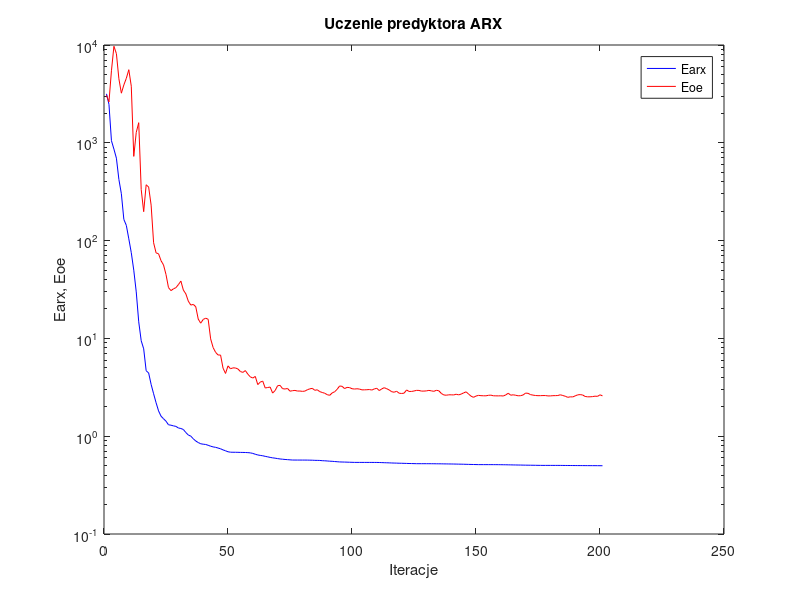
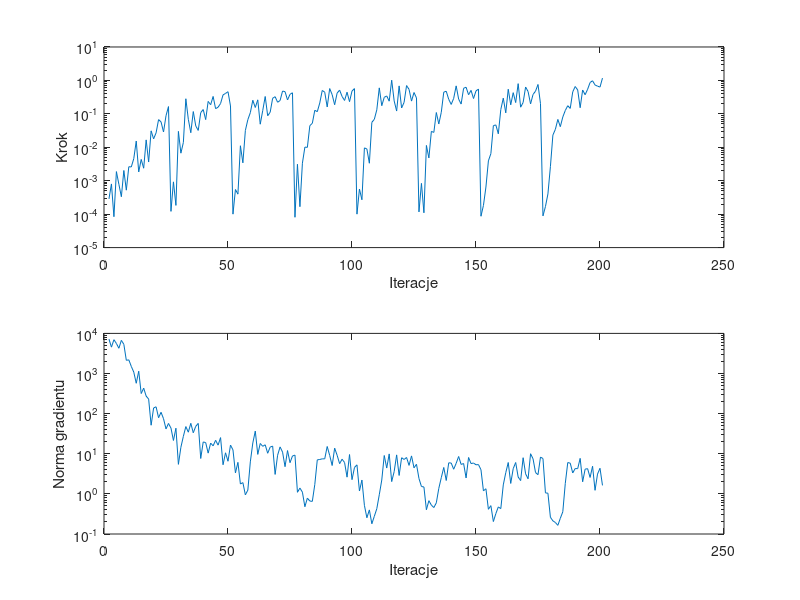

These charts were generated, in order, by the following MATLAB code:
%uczenie predyktora arx
clear all;
n=0; farx(n+1)=3.167506e+003; foe(n+1)=3.061280e+003; wspucz(n+1)=0.000000e+000; ng(n+1)=0.000000e+000;
%odnowa zmiennej metryki
n=1; farx(n+1)=2.474113e+003; foe(n+1)=2.619653e+003; krok(n+1)=2.861859e-004; ng(n+1)=7.184915e+003;
n=2; farx(n+1)=1.050312e+003; foe(n+1)=5.455758e+003; krok(n+1)=8.017326e-004; ng(n+1)=4.543580e+003;
n=3; farx(n+1)=8.615740e+002; foe(n+1)=9.703050e+003; krok(n+1)=8.388029e-005; ng(n+1)=6.965828e+003;
n=4; farx(n+1)=6.962319e+002; foe(n+1)=8.160285e+003; krok(n+1)=1.876490e-003; ng(n+1)=5.609752e+003;
n=5; farx(n+1)=4.221628e+002; foe(n+1)=4.516352e+003; krok(n+1)=7.818597e-004; ng(n+1)=4.257327e+003;
n=6; farx(n+1)=3.013575e+002; foe(n+1)=3.216247e+003; krok(n+1)=3.325065e-004; ng(n+1)=6.704214e+003;
n=7; farx(n+1)=1.646925e+002; foe(n+1)=3.904896e+003; krok(n+1)=2.023981e-003; ng(n+1)=5.350183e+003;
n=8; farx(n+1)=1.431588e+002; foe(n+1)=4.565080e+003; krok(n+1)=5.218301e-004; ng(n+1)=2.132160e+003;
n=9; farx(n+1)=1.043146e+002; foe(n+1)=5.590795e+003; krok(n+1)=2.621411e-003; ng(n+1)=2.193282e+003;
n=10; farx(n+1)=7.524694e+001; foe(n+1)=3.790171e+003; krok(n+1)=2.583925e-003; ng(n+1)=1.506424e+003;
n=11; farx(n+1)=4.987248e+001; foe(n+1)=7.264203e+002; krok(n+1)=4.563662e-003; ng(n+1)=1.084679e+003;
n=12; farx(n+1)=2.990022e+001; foe(n+1)=1.276989e+003; krok(n+1)=1.540176e-002; ng(n+1)=5.713169e+002;
n=13; farx(n+1)=1.477957e+001; foe(n+1)=1.605917e+003; krok(n+1)=1.830478e-003; ng(n+1)=1.141131e+003;
n=14; farx(n+1)=9.469598e+000; foe(n+1)=3.335936e+002; krok(n+1)=4.341280e-003; ng(n+1)=3.168416e+002;
n=15; farx(n+1)=7.822965e+000; foe(n+1)=1.976547e+002; krok(n+1)=2.366515e-003; ng(n+1)=4.318324e+002;
n=16; farx(n+1)=4.671518e+000; foe(n+1)=3.724301e+002; krok(n+1)=1.664870e-002; ng(n+1)=2.731953e+002;
n=17; farx(n+1)=4.432686e+000; foe(n+1)=3.527920e+002; krok(n+1)=3.625910e-003; ng(n+1)=2.307367e+002;
n=18; farx(n+1)=3.385744e+000; foe(n+1)=2.306359e+002; krok(n+1)=3.104538e-002; ng(n+1)=5.145488e+001;
n=19; farx(n+1)=2.715891e+000; foe(n+1)=9.503656e+001; krok(n+1)=1.789761e-002; ng(n+1)=1.382963e+002;
n=20; farx(n+1)=2.198416e+000; foe(n+1)=7.490879e+001; krok(n+1)=2.700825e-002; ng(n+1)=1.482244e+002;
n=21; farx(n+1)=1.814286e+000; foe(n+1)=7.332006e+001; krok(n+1)=6.722782e-002; ng(n+1)=7.904933e+001;
n=22; farx(n+1)=1.600474e+000; foe(n+1)=6.229538e+001; krok(n+1)=5.753341e-002; ng(n+1)=1.081319e+002;
n=23; farx(n+1)=1.508255e+000; foe(n+1)=5.637921e+001; krok(n+1)=2.868906e-002; ng(n+1)=7.478041e+001;
n=24; farx(n+1)=1.423165e+000; foe(n+1)=4.500253e+001; krok(n+1)=8.776600e-002; ng(n+1)=4.163508e+001;
n=25; farx(n+1)=1.308499e+000; foe(n+1)=3.308677e+001; krok(n+1)=1.652088e-001; ng(n+1)=5.694254e+001;
%odnowa zmiennej metryki
n=26; farx(n+1)=1.295830e+000; foe(n+1)=3.081230e+001; krok(n+1)=1.212530e-004; ng(n+1)=4.366983e+001;
n=27; farx(n+1)=1.275820e+000; foe(n+1)=3.210756e+001; krok(n+1)=9.249103e-004; ng(n+1)=2.143899e+001;
n=28; farx(n+1)=1.259639e+000; foe(n+1)=3.303885e+001; krok(n+1)=1.828869e-004; ng(n+1)=4.336352e+001;
n=29; farx(n+1)=1.213564e+000; foe(n+1)=3.547886e+001; krok(n+1)=2.991958e-002; ng(n+1)=5.445082e+000;
n=30; farx(n+1)=1.198973e+000; foe(n+1)=3.855853e+001; krok(n+1)=6.669234e-003; ng(n+1)=1.449993e+001;
n=31; farx(n+1)=1.171468e+000; foe(n+1)=3.119060e+001; krok(n+1)=1.394089e-002; ng(n+1)=2.717831e+001;
n=32; farx(n+1)=1.089845e+000; foe(n+1)=2.854367e+001; krok(n+1)=2.828655e-001; ng(n+1)=4.761213e+001;
n=33; farx(n+1)=1.028290e+000; foe(n+1)=2.402062e+001; krok(n+1)=6.863735e-002; ng(n+1)=3.447111e+001;
n=34; farx(n+1)=1.001371e+000; foe(n+1)=2.191753e+001; krok(n+1)=2.727640e-002; ng(n+1)=5.737773e+001;
n=35; farx(n+1)=9.418158e-001; foe(n+1)=2.227374e+001; krok(n+1)=1.171506e-001; ng(n+1)=3.334764e+001;
n=36; farx(n+1)=8.927030e-001; foe(n+1)=2.106496e+001; krok(n+1)=4.346837e-002; ng(n+1)=4.837362e+001;
n=37; farx(n+1)=8.617971e-001; foe(n+1)=1.574830e+001; krok(n+1)=3.197384e-002; ng(n+1)=5.708139e+001;
n=38; farx(n+1)=8.369957e-001; foe(n+1)=1.431355e+001; krok(n+1)=1.088405e-001; ng(n+1)=7.624635e+000;
n=39; farx(n+1)=8.283605e-001; foe(n+1)=1.562497e+001; krok(n+1)=1.346726e-001; ng(n+1)=1.970582e+001;
n=40; farx(n+1)=8.232115e-001; foe(n+1)=1.609704e+001; krok(n+1)=6.733630e-002; ng(n+1)=1.899440e+001;
n=41; farx(n+1)=8.073978e-001; foe(n+1)=1.569831e+001; krok(n+1)=2.357265e-001; ng(n+1)=1.036835e+001;
n=42; farx(n+1)=7.902153e-001; foe(n+1)=9.891472e+000; krok(n+1)=1.874735e-001; ng(n+1)=1.842626e+001;
n=43; farx(n+1)=7.773963e-001; foe(n+1)=8.063758e+000; krok(n+1)=3.319551e-001; ng(n+1)=1.575833e+001;
n=44; farx(n+1)=7.695638e-001; foe(n+1)=7.204988e+000; krok(n+1)=1.428686e-001; ng(n+1)=2.168461e+001;
n=45; farx(n+1)=7.568183e-001; foe(n+1)=6.764266e+000; krok(n+1)=1.580303e-001; ng(n+1)=1.639038e+001;
n=46; farx(n+1)=7.435117e-001; foe(n+1)=6.759314e+000; krok(n+1)=2.038866e-001; ng(n+1)=2.526832e+001;
n=47; farx(n+1)=7.244881e-001; foe(n+1)=4.959921e+000; krok(n+1)=3.693268e-001; ng(n+1)=5.322559e+000;
n=48; farx(n+1)=7.093697e-001; foe(n+1)=4.381900e+000; krok(n+1)=4.079802e-001; ng(n+1)=1.057317e+001;
n=49; farx(n+1)=6.933461e-001; foe(n+1)=5.239676e+000; krok(n+1)=4.602673e-001; ng(n+1)=6.509317e+000;
n=50; farx(n+1)=6.862397e-001; foe(n+1)=4.889654e+000; krok(n+1)=1.722157e-001; ng(n+1)=1.646473e+001;
%odnowa zmiennej metryki
n=51; farx(n+1)=6.853280e-001; foe(n+1)=4.999606e+000; krok(n+1)=1.001340e-004; ng(n+1)=1.252138e+001;
n=52; farx(n+1)=6.850565e-001; foe(n+1)=4.984332e+000; krok(n+1)=5.465324e-004; ng(n+1)=3.336588e+000;
n=53; farx(n+1)=6.842500e-001; foe(n+1)=4.868496e+000; krok(n+1)=3.970634e-004; ng(n+1)=6.106013e+000;
n=54; farx(n+1)=6.828703e-001; foe(n+1)=4.584272e+000; krok(n+1)=1.111520e-002; ng(n+1)=1.762205e+000;
n=55; farx(n+1)=6.823650e-001; foe(n+1)=4.492496e+000; krok(n+1)=3.427028e-003; ng(n+1)=1.910114e+000;
n=56; farx(n+1)=6.813890e-001; foe(n+1)=4.688615e+000; krok(n+1)=3.181829e-002; ng(n+1)=9.455191e-001;
n=57; farx(n+1)=6.792977e-001; foe(n+1)=4.308450e+000; krok(n+1)=6.706589e-002; ng(n+1)=1.242123e+000;
n=58; farx(n+1)=6.755981e-001; foe(n+1)=4.044250e+000; krok(n+1)=1.083782e-001; ng(n+1)=6.281004e+000;
n=59; farx(n+1)=6.669581e-001; foe(n+1)=3.929847e+000; krok(n+1)=2.554195e-001; ng(n+1)=1.851613e+001;
n=60; farx(n+1)=6.538614e-001; foe(n+1)=4.085839e+000; krok(n+1)=1.550419e-001; ng(n+1)=3.673058e+001;
n=61; farx(n+1)=6.430589e-001; foe(n+1)=3.370945e+000; krok(n+1)=2.624788e-001; ng(n+1)=9.643448e+000;
n=62; farx(n+1)=6.364548e-001; foe(n+1)=3.573509e+000; krok(n+1)=4.904612e-002; ng(n+1)=1.805896e+001;
n=63; farx(n+1)=6.310600e-001; foe(n+1)=3.659837e+000; krok(n+1)=1.251442e-001; ng(n+1)=1.532803e+001;
n=64; farx(n+1)=6.223112e-001; foe(n+1)=3.110453e+000; krok(n+1)=3.307424e-001; ng(n+1)=1.672150e+001;
n=65; farx(n+1)=6.151286e-001; foe(n+1)=3.148079e+000; krok(n+1)=8.764941e-002; ng(n+1)=1.029066e+001;
n=66; farx(n+1)=6.072304e-001; foe(n+1)=3.178337e+000; krok(n+1)=1.115271e-001; ng(n+1)=1.464354e+001;
n=67; farx(n+1)=6.008417e-001; foe(n+1)=2.759950e+000; krok(n+1)=2.926858e-001; ng(n+1)=1.553657e+001;
n=68; farx(n+1)=5.962516e-001; foe(n+1)=2.930081e+000; krok(n+1)=3.262230e-001; ng(n+1)=3.055580e+000;
n=69; farx(n+1)=5.901910e-001; foe(n+1)=3.281814e+000; krok(n+1)=2.224394e-001; ng(n+1)=9.184493e+000;
n=70; farx(n+1)=5.851908e-001; foe(n+1)=3.310156e+000; krok(n+1)=2.502888e-001; ng(n+1)=1.482368e+001;
n=71; farx(n+1)=5.816974e-001; foe(n+1)=3.063082e+000; krok(n+1)=4.810883e-001; ng(n+1)=1.098415e+001;
n=72; farx(n+1)=5.782421e-001; foe(n+1)=3.036777e+000; krok(n+1)=4.602631e-001; ng(n+1)=4.763224e+000;
n=73; farx(n+1)=5.759321e-001; foe(n+1)=3.078640e+000; krok(n+1)=2.601807e-001; ng(n+1)=1.201819e+001;
n=74; farx(n+1)=5.731773e-001; foe(n+1)=2.884457e+000; krok(n+1)=3.838379e-001; ng(n+1)=5.998120e+000;
n=75; farx(n+1)=5.707215e-001; foe(n+1)=2.920770e+000; krok(n+1)=4.267990e-001; ng(n+1)=8.814162e+000;
%odnowa zmiennej metryki
n=76; farx(n+1)=5.704690e-001; foe(n+1)=2.938971e+000; krok(n+1)=8.074766e-005; ng(n+1)=9.252636e+000;
n=77; farx(n+1)=5.703114e-001; foe(n+1)=2.896340e+000; krok(n+1)=3.108393e-003; ng(n+1)=1.095069e+000;
n=78; farx(n+1)=5.702974e-001; foe(n+1)=2.897118e+000; krok(n+1)=1.673718e-004; ng(n+1)=1.396482e+000;
n=79; farx(n+1)=5.701010e-001; foe(n+1)=2.873978e+000; krok(n+1)=3.343359e-003; ng(n+1)=1.104240e+000;
n=80; farx(n+1)=5.700224e-001; foe(n+1)=2.891576e+000; krok(n+1)=1.012568e-002; ng(n+1)=4.782951e-001;
n=81; farx(n+1)=5.697889e-001; foe(n+1)=2.985921e+000; krok(n+1)=9.949946e-003; ng(n+1)=7.826595e-001;
n=82; farx(n+1)=5.690104e-001; foe(n+1)=3.050480e+000; krok(n+1)=4.438543e-002; ng(n+1)=6.633375e-001;
n=83; farx(n+1)=5.683141e-001; foe(n+1)=3.084626e+000; krok(n+1)=5.213103e-002; ng(n+1)=6.506744e-001;
n=84; farx(n+1)=5.665285e-001; foe(n+1)=2.947300e+000; krok(n+1)=1.281531e-001; ng(n+1)=1.720719e+000;
n=85; farx(n+1)=5.660196e-001; foe(n+1)=2.983320e+000; krok(n+1)=1.160291e-001; ng(n+1)=7.050033e+000;
n=86; farx(n+1)=5.651502e-001; foe(n+1)=2.855537e+000; krok(n+1)=2.114117e-001; ng(n+1)=7.202516e+000;
n=87; farx(n+1)=5.619472e-001; foe(n+1)=2.800326e+000; krok(n+1)=5.007363e-001; ng(n+1)=7.469910e+000;
n=88; farx(n+1)=5.603973e-001; foe(n+1)=2.749495e+000; krok(n+1)=4.446475e-001; ng(n+1)=7.473005e+000;
n=89; farx(n+1)=5.582062e-001; foe(n+1)=2.659872e+000; krok(n+1)=1.607119e-001; ng(n+1)=1.517542e+001;
n=90; farx(n+1)=5.553206e-001; foe(n+1)=2.617921e+000; krok(n+1)=5.714050e-001; ng(n+1)=9.106724e+000;
n=91; farx(n+1)=5.537733e-001; foe(n+1)=2.768506e+000; krok(n+1)=3.749470e-001; ng(n+1)=5.092935e+000;
n=92; farx(n+1)=5.508067e-001; foe(n+1)=2.848049e+000; krok(n+1)=1.872762e-001; ng(n+1)=1.380092e+001;
n=93; farx(n+1)=5.484436e-001; foe(n+1)=3.016033e+000; krok(n+1)=4.171904e-001; ng(n+1)=9.185232e+000;
n=94; farx(n+1)=5.457490e-001; foe(n+1)=3.261613e+000; krok(n+1)=5.131430e-001; ng(n+1)=5.665145e+000;
n=95; farx(n+1)=5.446650e-001; foe(n+1)=3.236767e+000; krok(n+1)=3.311156e-001; ng(n+1)=7.307787e+000;
n=96; farx(n+1)=5.438751e-001; foe(n+1)=3.069185e+000; krok(n+1)=2.515310e-001; ng(n+1)=6.055560e+000;
n=97; farx(n+1)=5.428828e-001; foe(n+1)=3.155733e+000; krok(n+1)=4.446475e-001; ng(n+1)=2.610515e+000;
n=98; farx(n+1)=5.416855e-001; foe(n+1)=3.141596e+000; krok(n+1)=2.317569e-001; ng(n+1)=9.566628e+000;
n=99; farx(n+1)=5.408114e-001; foe(n+1)=3.058750e+000; krok(n+1)=4.803134e-001; ng(n+1)=2.261047e+000;
n=100; farx(n+1)=5.398249e-001; foe(n+1)=3.034998e+000; krok(n+1)=5.690454e-001; ng(n+1)=4.555131e+000;
%odnowa zmiennej metryki
n=101; farx(n+1)=5.397126e-001; foe(n+1)=3.055338e+000; krok(n+1)=1.001340e-004; ng(n+1)=5.290952e+000;
n=102; farx(n+1)=5.396788e-001; foe(n+1)=3.033084e+000; krok(n+1)=5.643799e-004; ng(n+1)=1.180125e+000;
n=103; farx(n+1)=5.396146e-001; foe(n+1)=2.977272e+000; krok(n+1)=2.695564e-004; ng(n+1)=2.211094e+000;
n=104; farx(n+1)=5.395111e-001; foe(n+1)=2.979563e+000; krok(n+1)=9.600724e-003; ng(n+1)=5.184696e-001;
n=105; farx(n+1)=5.394886e-001; foe(n+1)=2.986866e+000; krok(n+1)=8.891335e-003; ng(n+1)=2.539358e-001;
n=106; farx(n+1)=5.394689e-001; foe(n+1)=3.001020e+000; krok(n+1)=3.334617e-003; ng(n+1)=3.988040e-001;
n=107; farx(n+1)=5.394006e-001; foe(n+1)=2.963189e+000; krok(n+1)=5.576355e-002; ng(n+1)=1.798975e-001;
n=108; farx(n+1)=5.391858e-001; foe(n+1)=3.044435e+000; krok(n+1)=6.864555e-002; ng(n+1)=2.762093e-001;
n=109; farx(n+1)=5.390086e-001; foe(n+1)=3.089985e+000; krok(n+1)=1.320406e-001; ng(n+1)=4.274877e-001;
n=110; farx(n+1)=5.383323e-001; foe(n+1)=2.927898e+000; krok(n+1)=5.988308e-001; ng(n+1)=9.516323e-001;
n=111; farx(n+1)=5.371511e-001; foe(n+1)=3.047678e+000; krok(n+1)=1.752988e-001; ng(n+1)=2.212480e+000;
n=112; farx(n+1)=5.358964e-001; foe(n+1)=3.132319e+000; krok(n+1)=3.119600e-001; ng(n+1)=9.049908e+000;
n=113; farx(n+1)=5.349208e-001; foe(n+1)=3.058827e+000; krok(n+1)=3.435737e-001; ng(n+1)=4.403258e+000;
n=114; farx(n+1)=5.338616e-001; foe(n+1)=2.971221e+000; krok(n+1)=2.394184e-001; ng(n+1)=9.921140e+000;
n=115; farx(n+1)=5.324161e-001; foe(n+1)=2.851572e+000; krok(n+1)=1.015268e+000; ng(n+1)=2.024642e+000;
n=116; farx(n+1)=5.313884e-001; foe(n+1)=2.816267e+000; krok(n+1)=2.440422e-001; ng(n+1)=3.596894e+000;
n=117; farx(n+1)=5.305845e-001; foe(n+1)=2.881323e+000; krok(n+1)=1.213676e-001; ng(n+1)=9.376322e+000;
n=118; farx(n+1)=5.292993e-001; foe(n+1)=2.750918e+000; krok(n+1)=6.857223e-001; ng(n+1)=2.877356e+000;
n=119; farx(n+1)=5.287781e-001; foe(n+1)=2.734866e+000; krok(n+1)=1.497423e-001; ng(n+1)=7.960670e+000;
n=120; farx(n+1)=5.277572e-001; foe(n+1)=2.754568e+000; krok(n+1)=2.205796e-001; ng(n+1)=7.209074e+000;
n=121; farx(n+1)=5.269162e-001; foe(n+1)=2.968915e+000; krok(n+1)=7.011953e-001; ng(n+1)=8.066846e+000;
n=122; farx(n+1)=5.258480e-001; foe(n+1)=2.869897e+000; krok(n+1)=5.403833e-001; ng(n+1)=5.131046e+000;
n=123; farx(n+1)=5.252657e-001; foe(n+1)=2.868677e+000; krok(n+1)=2.408208e-001; ng(n+1)=8.844306e+000;
n=124; farx(n+1)=5.244513e-001; foe(n+1)=2.899283e+000; krok(n+1)=4.352152e-001; ng(n+1)=4.462618e+000;
n=125; farx(n+1)=5.236166e-001; foe(n+1)=2.941881e+000; krok(n+1)=2.997685e-001; ng(n+1)=5.472134e+000;
%odnowa zmiennej metryki
n=126; farx(n+1)=5.235912e-001; foe(n+1)=2.938190e+000; krok(n+1)=1.169035e-004; ng(n+1)=2.416848e+000;
n=127; farx(n+1)=5.235123e-001; foe(n+1)=2.891612e+000; krok(n+1)=8.336543e-004; ng(n+1)=1.527451e+000;
n=128; farx(n+1)=5.235041e-001; foe(n+1)=2.893273e+000; krok(n+1)=1.098766e-004; ng(n+1)=1.485302e+000;
n=129; farx(n+1)=5.234312e-001; foe(n+1)=2.906509e+000; krok(n+1)=1.136409e-002; ng(n+1)=4.019586e-001;
n=130; farx(n+1)=5.233406e-001; foe(n+1)=2.940093e+000; krok(n+1)=4.801295e-003; ng(n+1)=6.775388e-001;
n=131; farx(n+1)=5.230669e-001; foe(n+1)=2.909521e+000; krok(n+1)=2.991958e-002; ng(n+1)=5.241500e-001;
n=132; farx(n+1)=5.228888e-001; foe(n+1)=2.876223e+000; krok(n+1)=2.788265e-002; ng(n+1)=4.560510e-001;
n=133; farx(n+1)=5.223487e-001; foe(n+1)=2.947955e+000; krok(n+1)=1.096649e-001; ng(n+1)=5.988969e-001;
n=134; farx(n+1)=5.221756e-001; foe(n+1)=2.916599e+000; krok(n+1)=4.978790e-002; ng(n+1)=1.372737e+000;
n=135; farx(n+1)=5.218537e-001; foe(n+1)=2.738906e+000; krok(n+1)=1.114169e-001; ng(n+1)=2.534200e+000;
n=136; farx(n+1)=5.211942e-001; foe(n+1)=2.642729e+000; krok(n+1)=4.461571e-001; ng(n+1)=4.554253e+000;
n=137; farx(n+1)=5.207973e-001; foe(n+1)=2.623665e+000; krok(n+1)=4.747686e-001; ng(n+1)=2.158442e+000;
n=138; farx(n+1)=5.203517e-001; foe(n+1)=2.650000e+000; krok(n+1)=2.718226e-001; ng(n+1)=5.948894e+000;
n=139; farx(n+1)=5.199103e-001; foe(n+1)=2.650159e+000; krok(n+1)=1.913888e-001; ng(n+1)=5.872296e+000;
n=140; farx(n+1)=5.194277e-001; foe(n+1)=2.641690e+000; krok(n+1)=2.909773e-001; ng(n+1)=4.112526e+000;
n=141; farx(n+1)=5.187226e-001; foe(n+1)=2.687192e+000; krok(n+1)=6.871474e-001; ng(n+1)=5.771870e+000;
n=142; farx(n+1)=5.179708e-001; foe(n+1)=2.647689e+000; krok(n+1)=2.767350e-001; ng(n+1)=8.553602e+000;
n=143; farx(n+1)=5.175763e-001; foe(n+1)=2.693381e+000; krok(n+1)=1.961845e-001; ng(n+1)=5.418605e+000;
n=144; farx(n+1)=5.167709e-001; foe(n+1)=2.771752e+000; krok(n+1)=5.819545e-001; ng(n+1)=5.712367e+000;
n=145; farx(n+1)=5.158798e-001; foe(n+1)=2.842451e+000; krok(n+1)=6.258076e-001; ng(n+1)=2.495343e+000;
n=146; farx(n+1)=5.150950e-001; foe(n+1)=2.698978e+000; krok(n+1)=3.730916e-001; ng(n+1)=8.075986e+000;
n=147; farx(n+1)=5.142031e-001; foe(n+1)=2.566218e+000; krok(n+1)=5.045340e-001; ng(n+1)=5.686807e+000;
n=148; farx(n+1)=5.136225e-001; foe(n+1)=2.497366e+000; krok(n+1)=2.876382e-001; ng(n+1)=5.876766e+000;
n=149; farx(n+1)=5.129559e-001; foe(n+1)=2.573330e+000; krok(n+1)=4.845519e-001; ng(n+1)=5.307753e+000;
n=150; farx(n+1)=5.122405e-001; foe(n+1)=2.615745e+000; krok(n+1)=5.520515e-001; ng(n+1)=5.368693e+000;
%odnowa zmiennej metryki
n=151; farx(n+1)=5.121471e-001; foe(n+1)=2.597036e+000; krok(n+1)=8.669030e-005; ng(n+1)=4.001604e+000;
n=152; farx(n+1)=5.121382e-001; foe(n+1)=2.590814e+000; krok(n+1)=1.827741e-004; ng(n+1)=1.189216e+000;
n=153; farx(n+1)=5.120943e-001; foe(n+1)=2.587259e+000; krok(n+1)=6.467102e-004; ng(n+1)=1.343472e+000;
n=154; farx(n+1)=5.120710e-001; foe(n+1)=2.618900e+000; krok(n+1)=3.930173e-003; ng(n+1)=4.129464e-001;
n=155; farx(n+1)=5.119995e-001; foe(n+1)=2.630222e+000; krok(n+1)=6.480489e-003; ng(n+1)=5.096131e-001;
n=156; farx(n+1)=5.119365e-001; foe(n+1)=2.590156e+000; krok(n+1)=4.438543e-002; ng(n+1)=2.042790e-001;
n=157; farx(n+1)=5.117751e-001; foe(n+1)=2.586600e+000; krok(n+1)=4.669156e-002; ng(n+1)=3.223029e-001;
n=158; farx(n+1)=5.115469e-001; foe(n+1)=2.583748e+000; krok(n+1)=2.529683e-002; ng(n+1)=4.735803e-001;
n=159; farx(n+1)=5.112048e-001; foe(n+1)=2.589832e+000; krok(n+1)=1.348264e-001; ng(n+1)=4.292052e-001;
n=160; farx(n+1)=5.107016e-001; foe(n+1)=2.576341e+000; krok(n+1)=2.953927e-001; ng(n+1)=1.675053e+000;
n=161; farx(n+1)=5.104342e-001; foe(n+1)=2.645396e+000; krok(n+1)=1.071906e-001; ng(n+1)=3.374750e+000;
n=162; farx(n+1)=5.096396e-001; foe(n+1)=2.750211e+000; krok(n+1)=5.451818e-001; ng(n+1)=6.051379e+000;
n=163; farx(n+1)=5.092375e-001; foe(n+1)=2.625344e+000; krok(n+1)=1.865458e-001; ng(n+1)=1.821047e+000;
n=164; farx(n+1)=5.084893e-001; foe(n+1)=2.650976e+000; krok(n+1)=4.306047e-001; ng(n+1)=4.250754e+000;
n=165; farx(n+1)=5.079892e-001; foe(n+1)=2.621529e+000; krok(n+1)=2.176076e-001; ng(n+1)=6.052431e+000;
n=166; farx(n+1)=5.073167e-001; foe(n+1)=2.589555e+000; krok(n+1)=8.008859e-001; ng(n+1)=2.635289e+000;
n=167; farx(n+1)=5.070463e-001; foe(n+1)=2.595560e+000; krok(n+1)=1.582278e-001; ng(n+1)=2.144527e+000;
n=168; farx(n+1)=5.062641e-001; foe(n+1)=2.640647e+000; krok(n+1)=2.186494e-001; ng(n+1)=7.969491e+000;
n=169; farx(n+1)=5.057249e-001; foe(n+1)=2.759636e+000; krok(n+1)=6.361450e-001; ng(n+1)=3.160321e+000;
n=170; farx(n+1)=5.053133e-001; foe(n+1)=2.743391e+000; krok(n+1)=4.641165e-001; ng(n+1)=2.377659e+000;
n=171; farx(n+1)=5.049554e-001; foe(n+1)=2.660626e+000; krok(n+1)=1.981883e-001; ng(n+1)=1.001726e+001;
n=172; farx(n+1)=5.046423e-001; foe(n+1)=2.630448e+000; krok(n+1)=3.805404e-001; ng(n+1)=7.494571e+000;
n=173; farx(n+1)=5.041222e-001; foe(n+1)=2.607208e+000; krok(n+1)=4.770341e-001; ng(n+1)=3.404970e+000;
n=174; farx(n+1)=5.035282e-001; foe(n+1)=2.596206e+000; krok(n+1)=7.560816e-001; ng(n+1)=3.010265e+000;
n=175; farx(n+1)=5.032295e-001; foe(n+1)=2.598221e+000; krok(n+1)=2.022243e-001; ng(n+1)=8.273733e+000;
%odnowa zmiennej metryki
n=176; farx(n+1)=5.029696e-001; foe(n+1)=2.604128e+000; krok(n+1)=8.876552e-005; ng(n+1)=7.597916e+000;
n=177; farx(n+1)=5.029638e-001; foe(n+1)=2.604300e+000; krok(n+1)=1.687724e-004; ng(n+1)=1.059019e+000;
n=178; farx(n+1)=5.029405e-001; foe(n+1)=2.581244e+000; krok(n+1)=4.031350e-004; ng(n+1)=1.038416e+000;
n=179; farx(n+1)=5.029343e-001; foe(n+1)=2.582959e+000; krok(n+1)=2.636366e-003; ng(n+1)=2.616190e-001;
n=180; farx(n+1)=5.028949e-001; foe(n+1)=2.597308e+000; krok(n+1)=2.316852e-002; ng(n+1)=2.127749e-001;
n=181; farx(n+1)=5.028552e-001; foe(n+1)=2.599298e+000; krok(n+1)=3.432277e-002; ng(n+1)=1.937612e-001;
n=182; farx(n+1)=5.027903e-001; foe(n+1)=2.605813e+000; krok(n+1)=6.813219e-002; ng(n+1)=1.643166e-001;
n=183; farx(n+1)=5.026923e-001; foe(n+1)=2.652245e+000; krok(n+1)=4.138006e-002; ng(n+1)=2.464261e-001;
n=184; farx(n+1)=5.023546e-001; foe(n+1)=2.606555e+000; krok(n+1)=8.057849e-002; ng(n+1)=3.579536e-001;
n=185; farx(n+1)=5.020509e-001; foe(n+1)=2.562017e+000; krok(n+1)=1.261335e-001; ng(n+1)=1.822348e+000;
n=186; farx(n+1)=5.018335e-001; foe(n+1)=2.497371e+000; krok(n+1)=1.752988e-001; ng(n+1)=6.039035e+000;
n=187; farx(n+1)=5.015795e-001; foe(n+1)=2.527401e+000; krok(n+1)=1.455442e-001; ng(n+1)=5.828692e+000;
n=188; farx(n+1)=5.013146e-001; foe(n+1)=2.521459e+000; krok(n+1)=4.536903e-001; ng(n+1)=3.323124e+000;
n=189; farx(n+1)=5.011131e-001; foe(n+1)=2.584508e+000; krok(n+1)=6.575937e-001; ng(n+1)=4.290013e+000;
n=190; farx(n+1)=5.008916e-001; foe(n+1)=2.646982e+000; krok(n+1)=5.189311e-001; ng(n+1)=4.248724e+000;
n=191; farx(n+1)=5.007305e-001; foe(n+1)=2.662871e+000; krok(n+1)=1.525604e-001; ng(n+1)=7.677174e+000;
n=192; farx(n+1)=5.005760e-001; foe(n+1)=2.638597e+000; krok(n+1)=5.174513e-001; ng(n+1)=2.002685e+000;
n=193; farx(n+1)=5.003286e-001; foe(n+1)=2.550060e+000; krok(n+1)=3.730429e-001; ng(n+1)=4.126568e+000;
n=194; farx(n+1)=5.001907e-001; foe(n+1)=2.527266e+000; krok(n+1)=5.421555e-001; ng(n+1)=4.253915e+000;
n=195; farx(n+1)=5.000498e-001; foe(n+1)=2.528892e+000; krok(n+1)=8.658973e-001; ng(n+1)=2.566179e+000;
n=196; farx(n+1)=4.999311e-001; foe(n+1)=2.540452e+000; krok(n+1)=9.761687e-001; ng(n+1)=4.885133e+000;
n=197; farx(n+1)=4.997810e-001; foe(n+1)=2.567468e+000; krok(n+1)=7.296149e-001; ng(n+1)=1.227648e+000;
n=198; farx(n+1)=4.995653e-001; foe(n+1)=2.554561e+000; krok(n+1)=6.744582e-001; ng(n+1)=3.119052e+000;
n=199; farx(n+1)=4.993271e-001; foe(n+1)=2.651341e+000; krok(n+1)=6.317991e-001; ng(n+1)=4.348996e+000;
n=200; farx(n+1)=4.988944e-001; foe(n+1)=2.583220e+000; krok(n+1)=1.174409e+000; ng(n+1)=1.627517e+000;

figure; semilogy(farx,'b'); hold on; semilogy(foe,'r'); xlabel('Iteracje'); ylabel('Earx, Eoe'); legend('Earx','Eoe'); title('Uczenie predyktora ARX');
figure; subplot(2,1,1); semilogy(krok); xlabel('Iteracje'); ylabel('Krok');
subplot(2,1,2); semilogy(ng); xlabel('Iteracje'); ylabel('Norma gradientu');
Earx=farx(n+1)
Eoe=foe(n+1)
